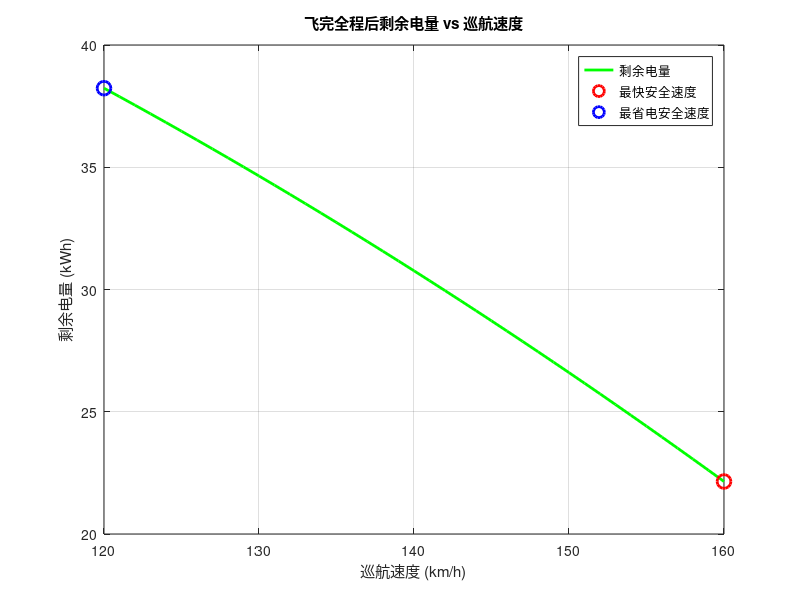

This chart was generated by the following MATLAB code: (Note: this script raises an error after producing the figure.)
% 问题2：霄驰V1机场-千岛湖直飞可行性分析（含最大行李假设）
clc; clear;

% 1. 参数定义（可根据题意适当调整）
g = 9.79;             % 重力加速度 (m/s^2)
rho = 1.18;           % 空气密度 (kg/m^3)
S = 2;                % 迎风面积 (m^2)
Cd = 0.3;             % 阻力系数
eta = 0.8;            % 能效
bat_mass = 200;       % 电池质量 (kg)
bat_den = 300;        % 电池能量密度 (Wh/kg)
E_bat_Wh = bat_mass * bat_den;     % 电池总能量 (Wh)
E_bat_J = E_bat_Wh * 3600;         % 电池总能量 (J)
h = 200;              % 爬升/巡航高度 (m) 可调整
v_climb = 5;          % 垂直爬升/降落速度 (m/s)

% 载重参数（司机+3乘客+4件最大行李，含电池）
m_empty = 800;             % 空车质量 (kg)，含电池不含司机与乘客和行李
m_driver = 65;             % 司机 (kg)
m_passenger = 3*65;        % 3名乘客 (kg)
m_luggage = 4*20;          % 4人各带1件最大行李 (kg)
m = m_empty + m_driver + m_passenger + m_luggage; % 总质量 (kg)

% 2. 经纬度（机场、千岛湖广场，单位：度）
% 萧山国际机场(120.432, 30.229), 千岛湖广场(119.036, 29.604)
lon1 = 120.432; lat1 = 30.229;
lon2 = 119.036; lat2 = 29.604;
R = 6371; % 地球半径 (km)
dlat = deg2rad(lat2 - lat1);
dlon = deg2rad(lon2 - lon1);
a = sin(dlat/2)^2 + cos(deg2rad(lat1))*cos(deg2rad(lat2))*sin(dlon/2)^2;
c = 2 * atan2(sqrt(a), sqrt(1-a));
L_actual = R * c * 1000; % 实际直线距离 (米)
L_actual_km = L_actual / 1000;

% 3. 最大航程遍历（与第一题一致，自动找最优速度）
V_kmh = 120:1:160;   % 巡航速度区间 (km/h)
V = V_kmh/3.6;       % 巡航速度 (m/s)
E_up = m * g * h / eta;
E_down = 0.4 * E_up;
E_updown = E_up + E_down;
L_max = zeros(size(V)); % 最大航程 (米)
for i = 1:length(V)
    denom = 0.5 * rho * S * Cd * V(i)^2 / eta;
    L_max(i) = (E_bat_J - E_updown) / denom;
end
L_max_km = L_max / 1000;

% 4. 判断能否直飞（找最大航程覆盖实际距离的最优速度）
idx = find(L_max >= L_actual, 1, "last");
if isempty(idx)
    fprintf('\n--- 霄驰V1无法满载直飞机场-千岛湖广场（安全最大行李方案） ---\n');
    [maxL, maxidx] = max(L_max_km);
    fprintf('最大航程 %.2f km，实际需求 %.2f km\n', maxL, L_actual_km);
    fprintf('最优速度：%.2f km/h\n', V_kmh(maxidx));
    fprintf('建议：需要中途充电或分段飞行。\n');
else
    best_V = V_kmh(idx);
    best_V_ms = V(idx);
    t_cruise = L_actual / best_V_ms;
    t_up = h / v_climb;
    t_down = h / v_climb;
    t_total = (t_cruise + t_up + t_down) / 3600; % 小时

    fprintf('\n--- 霄驰V1可满载直飞机场-千岛湖广场（安全最大行李方案） ---\n');
    fprintf('实际距离：%.2f km\n', L_actual_km);
    fprintf('最优巡航速度：%.2f km/h (%.2f m/s)\n', best_V, best_V_ms);
    fprintf('推荐飞行高度：%.0f m\n', h);
    fprintf('总飞行时间：%.2f 小时\n', t_total);
    fprintf('最大可飞航程：%.2f km\n', L_max(idx)/1000);
end

% 5. 可视化（选做）
% 1. 推荐速度索引
nV = length(V);
energy_used = zeros(1, nV);
energy_remain = zeros(1, nV);
time_total = zeros(1, nV);

for i = 1:nV
    % 能耗模型
    E_cruise = 0.5 * rho * S * Cd * V(i)^2 * L_actual / eta;
    E_total = E_updown + E_cruise;
    energy_used(i) = E_total / 3600 / 1000; % kWh
    energy_remain(i) = E_bat_Wh - E_total / 3600; % Wh
    % 时间模型
    t_cruise = L_actual / V(i);
    t_total = (t_cruise + t_up + t_down) / 3600; % 小时
    time_total(i) = t_total;
end

idx_fast = find(L_max >= L_actual, 1, 'last');   % 最快（最大可行速度）
idx_safe = find(L_max >= L_actual, 1, 'first');  % 最省电（最小可行速度）

% 2. 剩余电量 vs 巡航速度
figure;
plot(V_kmh, energy_remain/1000, 'g-', 'LineWidth',2); grid on; hold on;
if ~isempty(idx_fast)
    plot(V_kmh(idx_fast), energy_remain(idx_fast)/1000, 'ro', 'MarkerSize',10,'LineWidth',2);
end
if ~isempty(idx_safe)
    plot(V_kmh(idx_safe), energy_remain(idx_safe)/1000, 'bo', 'MarkerSize',10,'LineWidth',2);
end
xlabel('巡航速度 (km/h)');
ylabel('剩余电量 (kWh)');
title('飞完全程后剩余电量 vs 巡航速度');
legend('剩余电量','最快安全速度','最省电安全速度');

% 3. 总飞行时间 vs 巡航速度
figure;
plot(V_kmh, time_total, 'm-', 'LineWidth',2); grid on; hold on;
if ~isempty(idx_fast)
    plot(V_kmh(idx_fast), time_total(idx_fast), 'ro', 'MarkerSize',10,'LineWidth',2);
end
if ~isempty(idx_safe)
    plot(V_kmh(idx_safe), time_total(idx_safe), 'bo', 'MarkerSize',10,'LineWidth',2);
end
xlabel('巡航速度 (km/h)');
ylabel('总飞行时间 (小时)');
title('机场-千岛湖总飞行时间 vs 巡航速度');
legend('总飞行时间','最快安全速度','最省电安全速度');

% 4. 剩余电量 vs 总飞行时间（多目标权衡散点图）
figure;
scatter(time_total, energy_remain/1000, 40, V_kmh, 'filled');
colorbar; colormap jet;
xlabel('总飞行时间 (小时)');
ylabel('剩余电量 (kWh)');
title('速度-能耗-时间多目标权衡图');
hold on;
if ~isempty(idx_fast)
    scatter(time_total(idx_fast), energy_remain(idx_fast)/1000, 80, 'r', 'filled');
    text(time_total(idx_fast), energy_remain(idx_fast)/1000, sprintf('最快安全速度%.0fkm/h', V_kmh(idx_fast)), ...
        'VerticalAlignment','bottom','HorizontalAlignment','right');
end
if ~isempty(idx_safe)
    scatter(time_total(idx_safe), energy_remain(idx_safe)/1000, 80, 'b', 'filled');
    text(time_total(idx_safe), energy_remain(idx_safe)/1000, sprintf('最省电速度%.0fkm/h', V_kmh(idx_safe)), ...
        'VerticalAlignment','top','HorizontalAlignment','left');
end
legend('各速度方案','最快安全速度','最省电速度');

% 5. 能耗结构饼图（以最快安全速度为例）
if ~isempty(idx_fast)
    best_V_ms = V(idx_fast);
    E_cruise = 0.5 * rho * S * Cd * best_V_ms^2 * L_actual / eta;
    E_up_pie = m * g * h / eta;
    E_down_pie = 0.4 * E_up_pie;
    pie_data = [E_up_pie, E_cruise, E_down_pie];
    pie_labels = {'起飞爬升','巡航','降落'};
    figure; 
    pie(pie_data);
    legend(pie_labels, 'Location', 'bestoutside');
    title('飞行任务能耗结构（最快安全速度）');
end